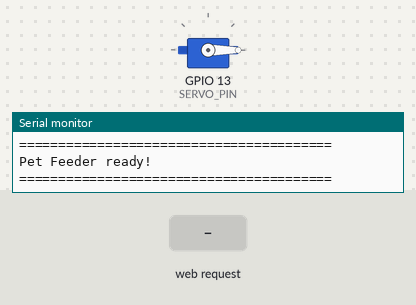
The sketch below on a simulated ESP32. Parts: servo, the last lines printed to the serial monitor. The inputs (shaded band) are chosen by the test bench. WiFi joins after 1.5 s; servers stay silent unless stated.

Above: at 7.2 s.
7.3 s: HTTP request GET /feed received
At 8.2 s:
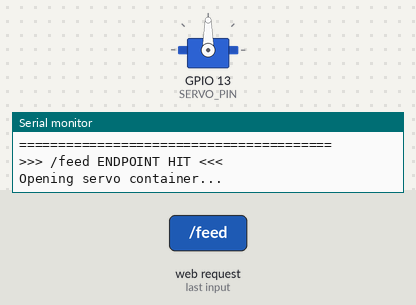
Timing chart, 0 to 10.8 s (numbered marks = the images above; inputs shaded):
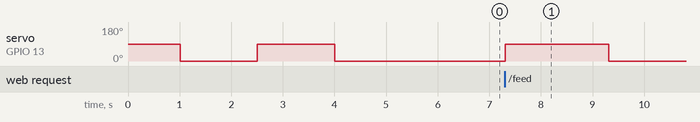

Measured:
- after the input at 7.3 s, servo on GPIO 13 (SERVO_PIN): 0° → 90° at once, → 0° 2.0 s later

The sketch:

pet-feeder.ino
```cpp
#include <WiFi.h>
#include <WebServer.h>
#include <ESP32Servo.h>

// WiFi configuration
const char* ssid = "Aswang si Lois";
const char* password = "hoydimagconnect";

// Servo configuration
const int SERVO_PIN = 13;
Servo servoMotor;
const int SERVO_OPEN = 90;
const int SERVO_CLOSED = 0;

// Create web server on port 80
WebServer server(80);

void handleFeed() {
  Serial.println("\n>>> /feed ENDPOINT HIT <<<");
  Serial.println("Opening servo container...");

  // Open servo
  servoMotor.write(SERVO_OPEN);
  delay(2000);

  // Close servo
  servoMotor.write(SERVO_CLOSED);

  Serial.println("Servo movement complete!\n");

  // Send JSON response
  server.send(200, "application/json", "{\"status\":\"success\",\"message\":\"Food dispensed successfully\"}");
}

void handleNotFound() {
  server.send(404, "text/plain", "Endpoint not found");
}

void setup() {
  Serial.begin(115200);
  delay(1000);

  Serial.println("\n\n========================================");
  Serial.println("Starting Pet Feeder ESP32 - WiFi MODE");
  Serial.println("========================================");

  // Initialize servo
  ESP32PWM::allocateTimer(0);
  ESP32PWM::allocateTimer(1);
  ESP32PWM::allocateTimer(2);
  ESP32PWM::allocateTimer(3);

  servoMotor.setPeriodHertz(50);
  servoMotor.attach(SERVO_PIN, 1000, 2000);

  Serial.println("Servo initialized on GPIO pin 13");

  // Test servo movement
  servoMotor.write(SERVO_CLOSED);
  delay(500);
  Serial.println("[TEST] Servo at 0 degrees (CLOSED)");

  delay(1000);

  servoMotor.write(SERVO_OPEN);
  delay(500);
  Serial.println("[TEST] Servo at 90 degrees (OPEN)");

  delay(1000);

  servoMotor.write(SERVO_CLOSED);
  delay(500);
  Serial.println("[TEST] Servo back to 0 degrees (CLOSED)");
  Serial.println("Servo test complete!\n");

  // Connect to WiFi
  Serial.print("Connecting to WiFi: ");
  Serial.println(ssid);

  WiFi.mode(WIFI_STA);
  WiFi.begin(ssid, password);

  int attempts = 0;
  while (WiFi.status() != WL_CONNECTED && attempts < 20) {
    delay(500);
    Serial.print(".");
    attempts++;
  }

  if (WiFi.status() == WL_CONNECTED) {
    Serial.println("\nWiFi connected!");
    Serial.print("IP address: ");
    Serial.println(WiFi.localIP());
  } else {
    Serial.println("\nFailed to connect to WiFi");
  }

  // Setup HTTP server routes
  server.on("/feed", HTTP_GET, handleFeed);
  server.on("/feed", HTTP_POST, handleFeed);
  server.onNotFound(handleNotFound);

  server.begin();
  Serial.println("HTTP server started on port 80");

  Serial.println("========================================");
  Serial.println("Pet Feeder ready!");
  Serial.println("========================================\n");
}

void loop() {
  server.handleClient();
  delay(10);
}
```
